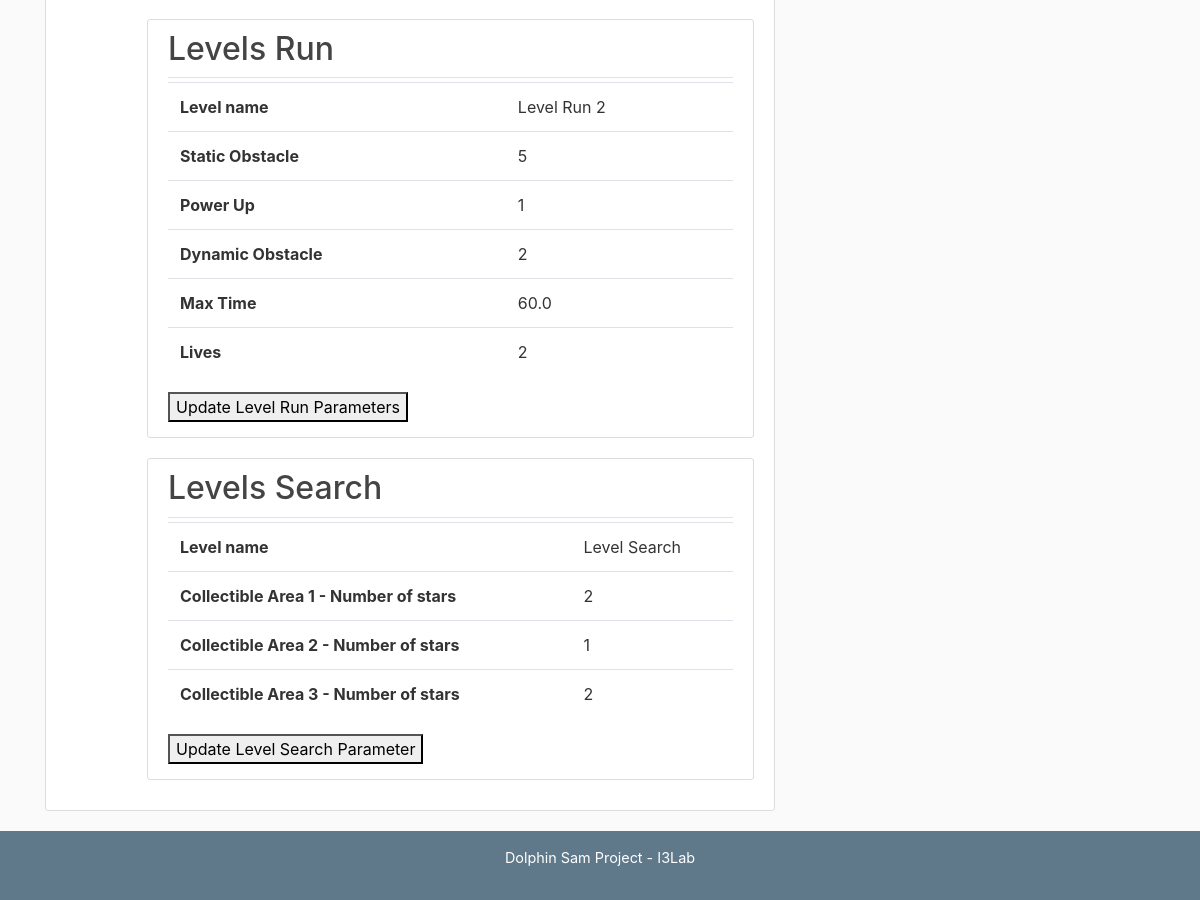
The page /patient/5 (signed in, lower part) on the database as committed earlier.
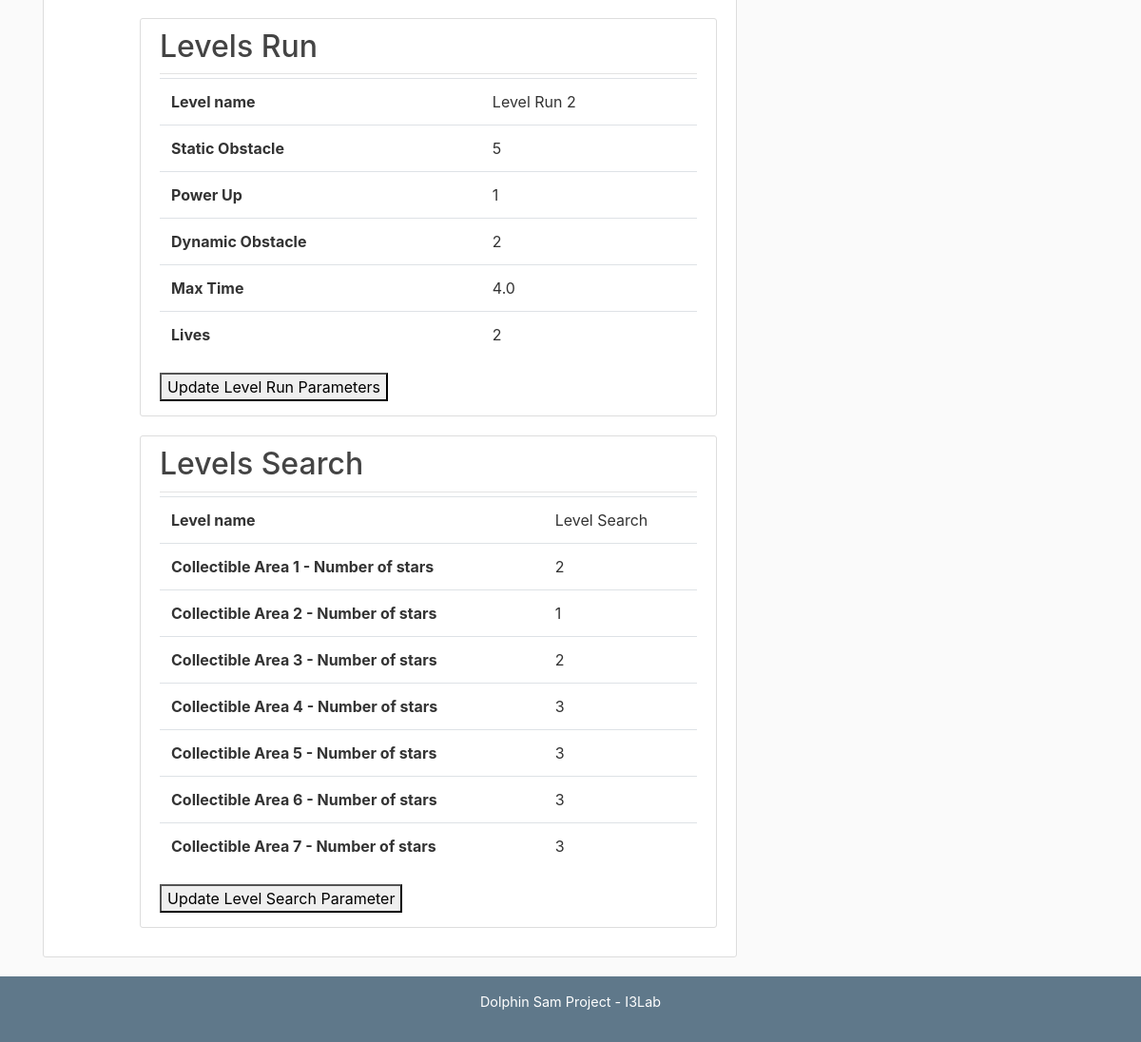
The same page on the database as committed later.
### server/models.py (models this page shows, shortened)
class LevelRun(db.Model):
    id = db.Column(db.Integer, primary_key=True)
    name = db.Column(db.String, nullable=False, default='default')
    static_obstacle = db.Column(db.Integer, nullable=False, default=5)
    power_up = db.Column(db.Integer, nullable=False, default=1)
    dynamic_obstacle = db.Column(db.Integer, nullable=False, default=2)
    max_time = db.Column(db.Float, nullable=False, default=60.0)
    lives = db.Column(db.Integer, nullable=False, default=2)
    patient_id = db.Column(db.Integer, db.ForeignKey('patient.id'), nullable=False)

class LevelSearch(db.Model):
    id = db.Column(db.Integer, primary_key=True)
    name = db.Column(db.String, nullable=False, default='default')
    level_time = db.Column(db.Time, nullable=False, default=time(0,0,0,0))
    patient_id = db.Column(db.Integer, db.ForeignKey('patient.id'), nullable=False)
    zone_levels = db.relationship('ZoneLevelSearch', lazy=True)

class ZoneLevelSearch(db.Model):
    id = db.Column(db.Integer, primary_key=True)
    number = db.Column(db.Integer, nullable=False, default=1)
    number_stars_per_zone = db.Column(db.Integer, nullable=False, default=1)
    level_search_id = db.Column(db.Integer, db.ForeignKey('level_search.id'), nullable=False)

### server/routes.py (the view)
@app.route("/patient/<id_p>", methods=['GET', 'POST'])
@login_required
def patient(id_p):
    if current_user.is_authenticated:
        id_reg = id_p.replace('}', '')
        id_int = int(id_reg)
        patients = current_user.patients
        for p in patients:
            if p.id == id_int:
                pat = p
        levels_run = pat.levels_run
        levels_search = pat.levels_search
        zone_level_search = levels_search[-1].zone_levels
        return render_template('patient.html', patient=pat, lev_run=levels_run, lev_search=levels_search, zone_search=zone_level_search, lz=levels_search[-1].zone_levels[-1])

### server/models.py (called while the page is built)
@login_manager.user_loader
def load_user(user_id):
    return User.query.get(int(user_id))

### server/templates/patient.html (shortened to what this page needs)
{% extends "layout.html" %}
{% block content %}
<article class="media content-section">
    <div class="media-body">
        {% for lr in lev_run %}
        <article class="media content-section">
            <div class="media-body">
                <div class="article-metadata">
                    <h2><a class="mr-2">Levels Run</a></h2>
                </div>
                <table class="table">
                    <tbody>
                    <tr><th>Level name</th><td>{{ lr.name }}</td></tr>
                    <tr><th>Static Obstacle</th><td>{{ lr.static_obstacle }}</td></tr>
                    <tr><th>Power Up</th><td>{{ lr.power_up }}</td></tr>
                    <tr><th>Dynamic Obstacle</th><td>{{ lr.dynamic_obstacle }}</td></tr>
                    <tr><th>Max Time</th><td>{{ lr.max_time }}</td></tr>
                    <tr><th>Lives</th><td>{{ lr.lives }}</td></tr>
                    </tbody>
                </table>
                <a href="{{ url_for('patientlevrun', id_p=patient.id, id_lr=lr.id) }}"><button type="button" style="margin-bottom: 5px">Update Level Run Parameters</button></a>
            </div>
        </article>
        {% endfor %}
        {% for ls in lev_search %}
        <article class="media content-section">
            <div class="media-body">
                <div class="article-metadata">
                    <h2><a class="mr-2">Levels Search</a></h2>
                </div>
                <table class="table">
                    <tbody>
                    <tr><th>Level name</th><td>{{ ls.name }}</td></tr>
                    {% for zn in zone_search %}
                    <tr><th>Collectible Area {{ zn.number }} - Number of stars</th><td>{{ zn.number_stars_per_zone }}</td></tr>
                    {% endfor %}
                    </tbody>
                </table>
                <a href="{{ url_for('patientlevsearch', id_p=patient.id, num_z=lz.number) }}"><button type="button" style="margin-bottom: 5px">Update Level Search Parameter</button></a>
            </div>
        </article>
        {% endfor %}
    </div>
</article>
{% endblock content %}

Rows that differ between the two databases and show on the page:
changed LevelRun "Level Run 2": max_time "60.0" → "4.0"
added ZoneLevelSearch: number "4", number_stars_per_zone "3"
added ZoneLevelSearch: number "5", number_stars_per_zone "3"
added ZoneLevelSearch: number "6", number_stars_per_zone "3"
added ZoneLevelSearch: number "7", number_stars_per_zone "3"
